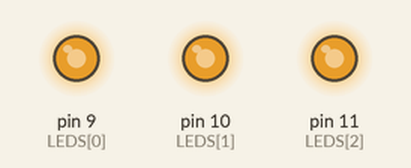
Recording of a sketch running on a simulated Arduino Uno, built with avr-gcc and run on an emulated ATmega328P. Shown: output pins drawn as LEDs (lit = HIGH).

Above: at 0.1 s.
Timing chart, 0 to 1.6 s (numbered marks = the images above):
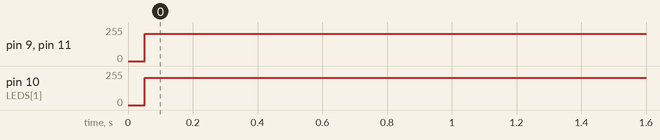

The sketch:

rgb_com_loop_for1.ino
```cpp
// C++ code
//MURILO NUNES NETO
//2225202058

const byte LEDS[] = {9,10,11};

void setup() {
  for (int i = 0; i < 3; i++) {
    pinMode(LEDS[i], OUTPUT);
  }
}


void loop() {

for (int i = 0; i < 3; i++) {
  for (int x = 0; x < 255; x++)
  analogWrite(LEDS[i], x);
}
}
```

rgbled.cpp
```cpp
// C++ code
//MURILO NUNES NETO
//2225202058

const byte LEDS[] = {9,10,11};

void setup() {
  for (int i = 0; i < 3; i++) {
    pinMode(LEDS[i], OUTPUT);
  }
}


void loop() {

for (int i = 0; i < 3; i++) {
  for (int x = 0; x < 255; x++)
  analogWrite(LEDS[i], x);
  }
}
```

Measured:
- by itself, pin 9 (LEDS[0]), pin 11 (LEDS[2]): 0/255 → 203/255 at 0.05 s
- by itself, pin 10 (LEDS[1]): 0/255 → 204/255 at 0.05 s
